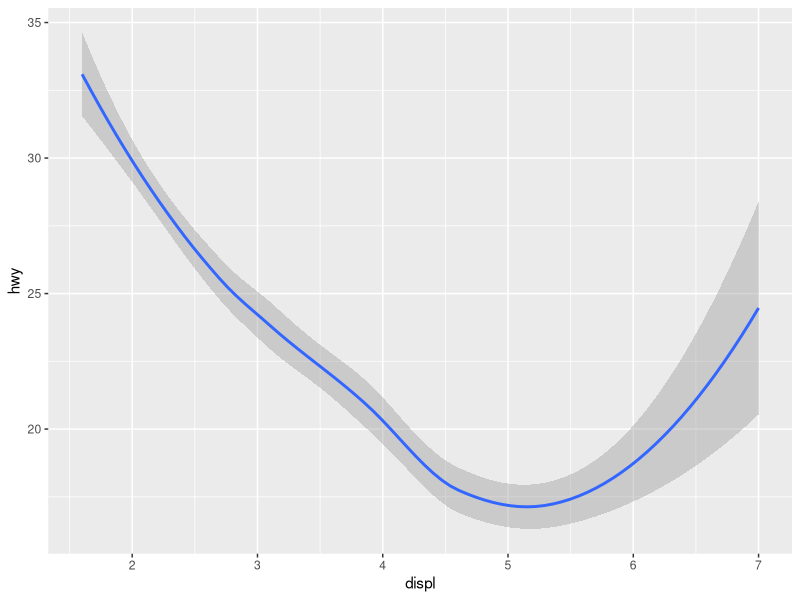
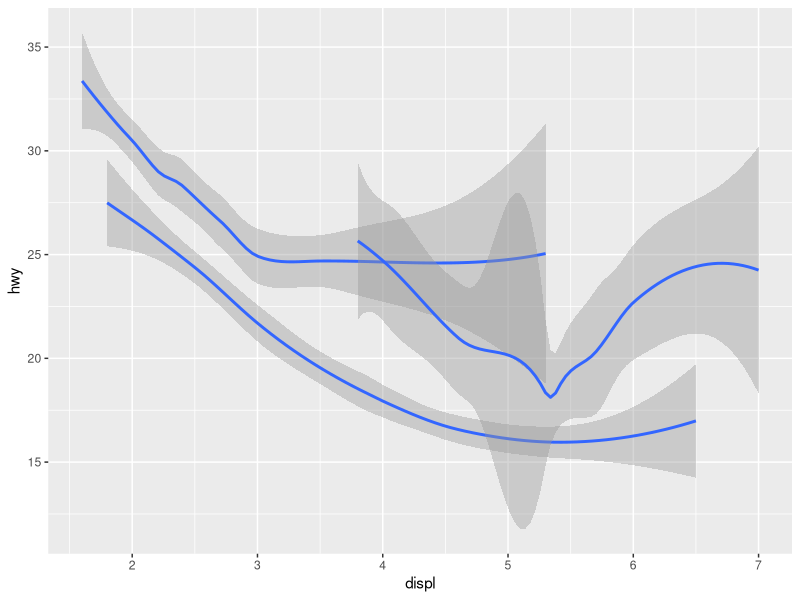
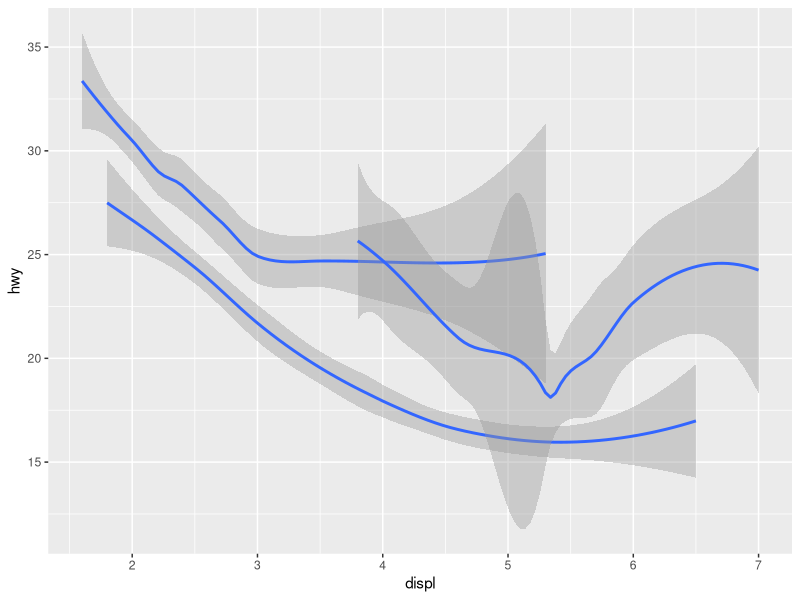
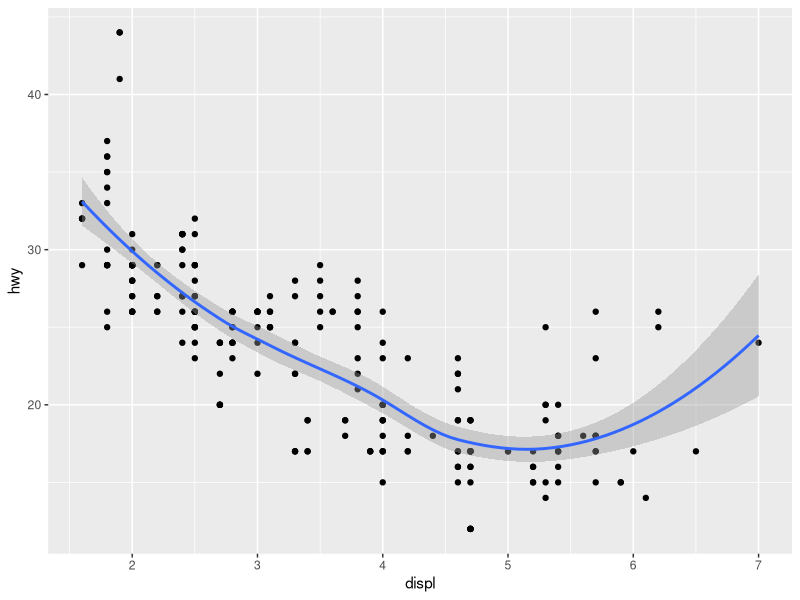
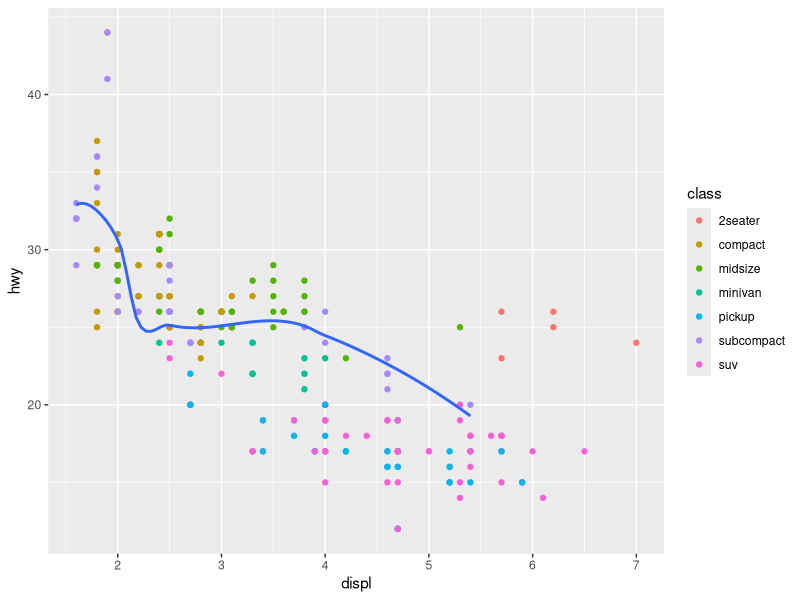
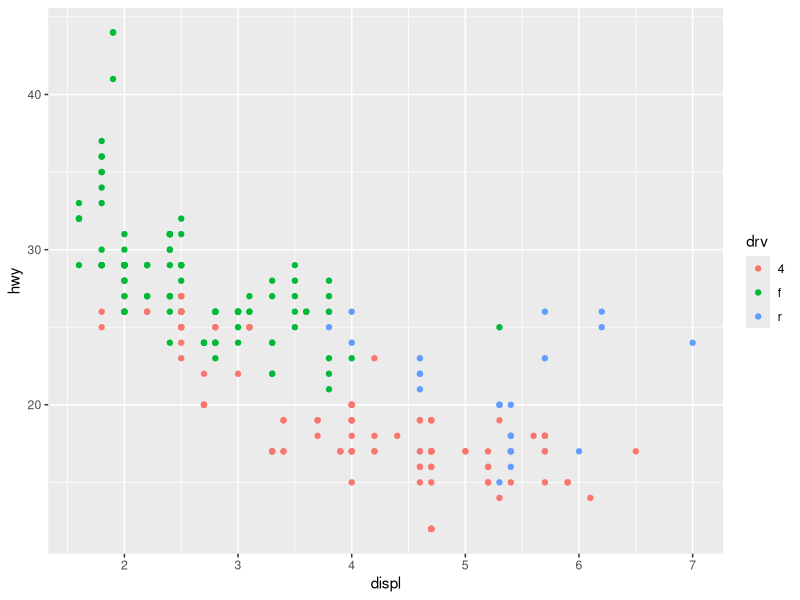
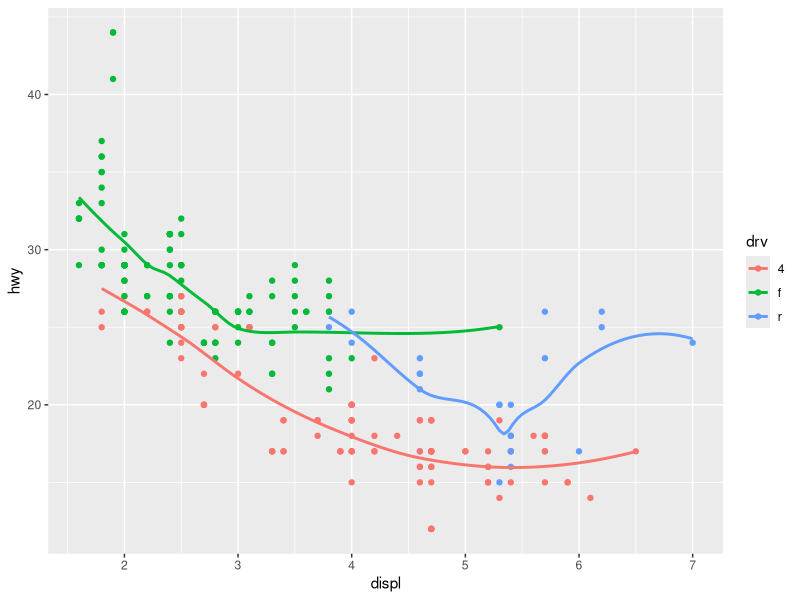
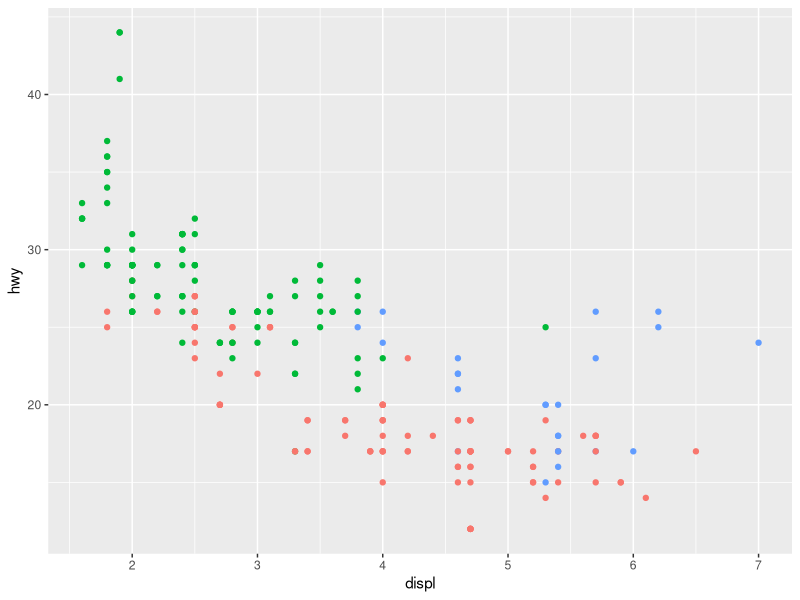

Recreate these plots in R, in order. (Note: this script raises an error after producing the figures.)
## ---- chunk 1
knitr::opts_chunk$set(echo = TRUE)
library(ggplot2);library(tidyverse)
## ---- chunk 2
ggplot(data = mpg) +
  geom_smooth(mapping = aes(x = displ, y = hwy))
              
ggplot(data = mpg) +
  geom_smooth(mapping = aes(x = displ, y = hwy, group = drv))
    
ggplot(data = mpg) +
  geom_smooth(
    mapping = aes(x = displ, y = hwy, group = drv)
  )
# multiple geoms
ggplot(data = mpg) + 
  geom_point(mapping = aes(x = displ, y = hwy)) +
  geom_smooth(mapping = aes(x = displ, y = hwy))
# filter
ggplot(data = mpg, mapping = aes(x = displ, y = hwy)) + 
  geom_point(mapping = aes(color = class)) + 
  geom_smooth(data = filter(mpg, class == "subcompact"), se = FALSE)
## ---- chunk 3
#1. What geom would you use to draw a line chart? A boxplot? A histogram? An area chart?
?geom_line()
?geom_boxplot() #or
?geom_violin()
?geom_area()
#2. Run this code in your head and predict what the output will look like. Then, run the code in R and check your predictions.
ggplot(data = mpg, mapping = aes(x = displ, y = hwy, color = drv)) + 
  geom_point()
ggplot(data = mpg, mapping = aes(x = displ, y = hwy, color = drv)) + 
  geom_point() + 
  geom_smooth(se = FALSE)
#3. What does show.legend = FALSE do? What happens if you remove it?
ggplot() + 
  geom_point(data = mpg, mapping = aes(x = displ, y = hwy, color = drv),show.legend=FALSE)
  geom_smooth(data = mpg, mapping = aes(x = displ, y = hwy, color = drv),se = FALSE,show.legend=FALSE)
# Why do you think I used it earlier in the chapter?
# with default
ggplot(data = mpg) + 
  geom_point(mapping = aes(x = displ, y = hwy, color = class))
# show.legend=FALSE (no legend)
ggplot(data = mpg) + 
  geom_point(mapping = aes(x = displ, y = hwy, color = class),show.legend=FALSE)
#4. What does the se argument to geom_smooth() do?
ggplot(data = mpg, mapping = aes(x = displ, y = hwy, color = drv)) + 
  geom_point() + 
  geom_smooth(se = TRUE) #  displaying confidence interval around smooth

#5. Will these two graphs look different? Why/why not?
# the same. The first one shared data and aes setting, while the second one used the same data and aes in different geom.
ggplot(data = mpg, mapping = aes(x = displ, y = hwy)) + 
  geom_point() + 
  geom_smooth()

ggplot() + 
  geom_point(data = mpg, mapping = aes(x = displ, y = hwy)) + 
  geom_smooth(data = mpg, mapping = aes(x = displ, y = hwy))
#6. Recreate the R code necessary to generate the following graphs.
p1<-ggplot(data = mpg, mapping = aes(x = displ, y = hwy)) + 
  geom_point() + 
  geom_smooth(se=FALSE)
p2<-ggplot(data = mpg, mapping = aes(x = displ, y = hwy,group=drv)) + 
  geom_point() + 
  geom_smooth(se=FALSE)
p3<-ggplot(data = mpg, mapping = aes(x = displ, y = hwy,group=drv,color=drv)) + 
  geom_point() + 
  geom_smooth(se=FALSE)
p4<-ggplot(data = mpg, mapping = aes(x = displ, y = hwy,color=drv)) + 
  geom_point() + 
  geom_smooth(aes(group=FALSE),se=FALSE)
p5<-ggplot(data = mpg, mapping = aes(x = displ, y = hwy)) + 
  geom_point(aes(color=drv)) + 
  geom_smooth(se=FALSE,aes(linetype=drv))
p6<-ggplot() + 
  geom_point(data = mpg, mapping = aes(x = displ, y = hwy,fill=drv),shape = 21,size=5,stroke=2,colour="white") 
library(cowplot)
plot.all<-plot_grid(p1,p2,p3,p4,p5,p6,
  ncol=2,nrow=3,labels=c("A","B","C","D","E","F"),rel_widths=c(1,1,1,1,1,1)
  )
save_plot("R-club-May-3/3.6.6.png", plot.all, ncol = 2, nrow = 3,base_aspect_ratio = 0.8)



